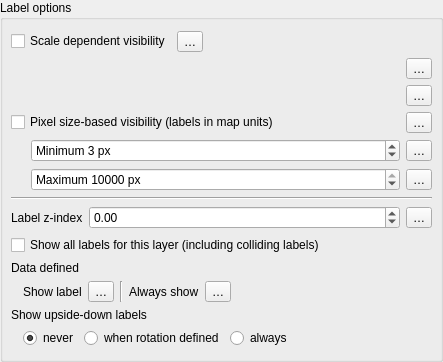
                       <widget class="QgsCollapsibleGroupBox" name="mRenderingLabelGrpBx">
                        <property name="title">
                         <string>Label options</string>
                        </property>
                        <property name="syncGroup" stdset="0">
                         <string notr="true">labelrenderinggroup</string>
                        </property>
                        <layout class="QVBoxLayout" name="verticalLayout_16">
                         <property name="leftMargin">
                          <number>8</number>
                         </property>
                         <property name="rightMargin">
                          <number>8</number>
                         </property>
                         <item>
                          <layout class="QGridLayout" name="gridLayout_9">
                           <property name="verticalSpacing">
                            <number>6</number>
                           </property>
                           <item row="0" column="0">
                            <widget class="QCheckBox" name="mScaleBasedVisibilityChkBx">
                             <property name="sizePolicy">
                              <sizepolicy hsizetype="Maximum" vsizetype="Fixed">
                               <horstretch>0</horstretch>
                               <verstretch>0</verstretch>
                              </sizepolicy>
                             </property>
                             <property name="text">
                              <string>Scale dependent visibility</string>
                             </property>
                            </widget>
                           </item>
                           <item row="0" column="1">
                            <widget class="QgsPropertyOverrideButton" name="mScaleBasedVisibilityDDBtn">
                             <property name="text">
                              <string>…</string>
                             </property>
                            </widget>
                           </item>
                           <item row="0" column="2">
                            <spacer name="horizontalSpacer_4">
                             <property name="orientation">
                              <enum>Qt::Horizontal</enum>
                             </property>
                             <property name="sizeHint" stdset="0">
                              <size>
                               <width>0</width>
                               <height>20</height>
                              </size>
                             </property>
                            </spacer>
                           </item>
                           <item row="1" column="0" colspan="3">
                            <widget class="QFrame" name="mScaleBasedVisibilityFrame">
                             <property name="frameShape">
                              <enum>QFrame::NoFrame</enum>
                             </property>
                             <layout class="QGridLayout" name="gridLayout_2" columnstretch="0,1,0">
                              <property name="leftMargin">
                               <number>20</number>
                              </property>
                              <property name="topMargin">
                               <number>0</number>
                              </property>
                              <property name="rightMargin">
                               <number>0</number>
                              </property>
                              <property name="bottomMargin">
                               <number>0</number>
                              </property>
                              <property name="verticalSpacing">
                               <number>6</number>
                              </property>
                              <item row="1" column="1">
                               <widget class="QgsScaleWidget" name="mMaxScaleWidget" native="true">
                                <property name="focusPolicy">
                                 <enum>Qt::StrongFocus</enum>
                                </property>
                                <property name="toolTip">
                                 <string>Maximum scale, i.e. most &quot;zoomed in&quot;.</string>
                                </property>
                               </widget>
                              </item>
                              <item row="1" column="2">
                               <widget class="QgsPropertyOverrideButton" name="mScaleBasedVisibilityMaxDDBtn">
                                <property name="text">
                                 <string>…</string>
                                </property>
                               </widget>
                              </item>
                              <item row="0" column="1">
                               <widget class="QgsScaleWidget" name="mMinScaleWidget" native="true">
                                <property name="focusPolicy">
                                 <enum>Qt::StrongFocus</enum>
                                </property>
                                <property name="toolTip">
                                 <string>Minimum scale, i.e. most &quot;zoomed out&quot;.</string>
                                </property>
                               </widget>
                              </item>
                              <item row="0" column="2">
                               <widget class="QgsPropertyOverrideButton" name="mScaleBasedVisibilityMinDDBtn">
                                <property name="text">
                                 <string>…</string>
                                </property>
                               </widget>
                              </item>
                              <item row="0" column="0">
                               <widget class="QLabel" name="mLabelMinScale">
                                <property name="toolTip">
                                 <string>Minimum scale, i.e. most &quot;zoomed out&quot;.</string>
                                </property>
                                <property name="text">
                                 <string/>
                                </property>
                                <property name="pixmap">
                                 <pixmap resource="../../images/images.qrc">:/images/themes/default/mActionZoomOut.svg</pixmap>
                                </property>
                               </widget>
                              </item>
                              <item row="1" column="0">
                               <widget class="QLabel" name="mLabelMaxScale">
                                <property name="toolTip">
                                 <string>Maximum scale, i.e. most &quot;zoomed in&quot;.</string>
                                </property>
                                <property name="text">
                                 <string/>
                                </property>
                                <property name="pixmap">
                                 <pixmap resource="../../images/images.qrc">:/images/themes/default/mActionZoomIn.svg</pixmap>
                                </property>
                               </widget>
                              </item>
                             </layout>
                            </widget>
                           </item>
                          </layout>
                         </item>
                         <item>
                          <layout class="QGridLayout" name="gridLayout_16">
                           <property name="verticalSpacing">
                            <number>6</number>
                           </property>
                           <item row="1" column="0" colspan="3">
                            <widget class="QFrame" name="mFontLimitPixelFrame">
                             <property name="frameShape">
                              <enum>QFrame::NoFrame</enum>
                             </property>
                             <layout class="QGridLayout" name="gridLayout_32">
                              <property name="leftMargin">
                               <number>20</number>
                              </property>
                              <property name="topMargin">
                               <number>0</number>
                              </property>
                              <property name="rightMargin">
                               <number>0</number>
                              </property>
                              <property name="bottomMargin">
                               <number>0</number>
                              </property>
                              <property name="verticalSpacing">
                               <number>6</number>
                              </property>
                              <item row="0" column="0">
                               <widget class="QgsSpinBox" name="mFontMinPixelSpinBox">
                                <property name="sizePolicy">
                                 <sizepolicy hsizetype="MinimumExpanding" vsizetype="Fixed">
                                  <horstretch>0</horstretch>
                                  <verstretch>0</verstretch>
                                 </sizepolicy>
                                </property>
                                <property name="toolTip">
                                 <string>Labels will not show if smaller than this on screen</string>
                                </property>
                                <property name="suffix">
                                 <string> px</string>
                                </property>
                                <property name="prefix">
                                 <string>Minimum </string>
                                </property>
                                <property name="minimum">
                                 <number>1</number>
                                </property>
                                <property name="maximum">
                                 <number>1000</number>
                                </property>
                                <property name="value">
                                 <number>3</number>
                                </property>
                                <property name="showClearButton" stdset="0">
                                 <bool>false</bool>
                                </property>
                               </widget>
                              </item>
                              <item row="0" column="1">
                               <widget class="QgsPropertyOverrideButton" name="mFontMinPixelDDBtn">
                                <property name="text">
                                 <string>…</string>
                                </property>
                               </widget>
                              </item>
                              <item row="1" column="0">
                               <widget class="QgsSpinBox" name="mFontMaxPixelSpinBox">
                                <property name="sizePolicy">
                                 <sizepolicy hsizetype="MinimumExpanding" vsizetype="Fixed">
                                  <horstretch>0</horstretch>
                                  <verstretch>0</verstretch>
                                 </sizepolicy>
                                </property>
                                <property name="toolTip">
                                 <string>Labels will not show if larger than this on screen</string>
                                </property>
                                <property name="suffix">
                                 <string> px</string>
                                </property>
                                <property name="prefix">
                                 <string>Maximum </string>
                                </property>
                                <property name="minimum">
                                 <number>1</number>
                                </property>
                                <property name="maximum">
                                 <number>10000</number>
                                </property>
                                <property name="value">
                                 <number>10000</number>
                                </property>
                                <property name="showClearButton" stdset="0">
                                 <bool>false</bool>
                                </property>
                               </widget>
                              </item>
                              <item row="1" column="1">
                               <widget class="QgsPropertyOverrideButton" name="mFontMaxPixelDDBtn">
                                <property name="text">
                                 <string>…</string>
                                </property>
                               </widget>
                              </item>
                             </layout>
                            </widget>
                           </item>
                           <item row="0" column="2">
                            <widget class="QgsPropertyOverrideButton" name="mFontLimitPixelDDBtn">
                             <property name="text">
                              <string>…</string>
                             </property>
                            </widget>
                           </item>
                           <item row="0" column="0" colspan="2">
                            <widget class="QCheckBox" name="mFontLimitPixelChkBox">
                             <property name="sizePolicy">
                              <sizepolicy hsizetype="Maximum" vsizetype="Fixed">
                               <horstretch>0</horstretch>
                               <verstretch>0</verstretch>
                              </sizepolicy>
                             </property>
                             <property name="text">
                              <string>Pixel size-based visibility (labels in map units)</string>
                             </property>
                            </widget>
                           </item>
                          </layout>
                         </item>
                         <item>
                          <widget class="Line" name="line_2">
                           <property name="orientation">
                            <enum>Qt::Horizontal</enum>
                           </property>
                          </widget>
                         </item>
                         <item>
                          <layout class="QHBoxLayout" name="horizontalLayout_8">
                           <item>
                            <widget class="QLabel" name="label_16">
                             <property name="text">
                              <string>Label z-index</string>
                             </property>
                            </widget>
                           </item>
                           <item>
                            <widget class="QgsDoubleSpinBox" name="mZIndexSpinBox">
                             <property name="sizePolicy">
                              <sizepolicy hsizetype="Expanding" vsizetype="Fixed">
                               <horstretch>0</horstretch>
                               <verstretch>0</verstretch>
                              </sizepolicy>
                             </property>
                             <property name="toolTip">
                              <string>Controls how labels are drawn on top of each other. Labels with a higher z-index are drawn above labels and diagrams with a lower z-index.</string>
                             </property>
                             <property name="minimum">
                              <double>-9999999.000000000000000</double>
                             </property>
                             <property name="maximum">
                              <double>9999999.000000000000000</double>
                             </property>
                            </widget>
                           </item>
                           <item>
                            <widget class="QgsPropertyOverrideButton" name="mZIndexDDBtn">
                             <property name="text">
                              <string>…</string>
                             </property>
                            </widget>
                           </item>
                          </layout>
                         </item>
                         <item>
                          <widget class="QCheckBox" name="mPalShowAllLabelsForLayerChkBx">
                           <property name="text">
                            <string>Show all labels for this layer (including colliding labels)</string>
                           </property>
                          </widget>
                         </item>
                         <item>
                          <widget class="QFrame" name="mLabelRenderingDDFrame">
                           <property name="frameShape">
                            <enum>QFrame::NoFrame</enum>
                           </property>
                           <property name="frameShadow">
                            <enum>QFrame::Raised</enum>
                           </property>
                           <layout class="QGridLayout" name="gridLayout_5">
                            <property name="leftMargin">
                             <number>0</number>
                            </property>
                            <property name="topMargin">
                             <number>0</number>
                            </property>
                            <property name="rightMargin">
                             <number>0</number>
                            </property>
                            <property name="bottomMargin">
                             <number>0</number>
                            </property>
                            <property name="verticalSpacing">
                             <number>6</number>
                            </property>
                            <item row="1" column="6">
                             <spacer name="horizontalSpacer_23">
                              <property name="orientation">
                               <enum>Qt::Horizontal</enum>
                              </property>
                              <property name="sizeHint" stdset="0">
                               <size>
                                <width>195</width>
                                <height>20</height>
                               </size>
                              </property>
                             </spacer>
                            </item>
                            <item row="1" column="2">
                             <widget class="QgsPropertyOverrideButton" name="mShowLabelDDBtn">
                              <property name="text">
                               <string>…</string>
                              </property>
                             </widget>
                            </item>
                            <item row="1" column="5">
                             <widget class="QgsPropertyOverrideButton" name="mAlwaysShowDDBtn">
                              <property name="text">
                               <string>…</string>
                              </property>
                             </widget>
                            </item>
                            <item row="1" column="4">
                             <widget class="QLabel" name="mAlwaysShowLabel">
                              <property name="sizePolicy">
                               <sizepolicy hsizetype="Maximum" vsizetype="Preferred">
                                <horstretch>0</horstretch>
                                <verstretch>0</verstretch>
                               </sizepolicy>
                              </property>
                              <property name="text">
                               <string>Always show</string>
                              </property>
                             </widget>
                            </item>
                            <item row="1" column="1">
                             <widget class="QLabel" name="mShowLabelLabel">
                              <property name="enabled">
                               <bool>true</bool>
                              </property>
                              <property name="sizePolicy">
                               <sizepolicy hsizetype="Maximum" vsizetype="Preferred">
                                <horstretch>0</horstretch>
                                <verstretch>0</verstretch>
                               </sizepolicy>
                              </property>
                              <property name="text">
                               <string>Show label</string>
                              </property>
                             </widget>
                            </item>
                            <item row="1" column="0">
                             <spacer name="horizontalSpacer_10">
                              <property name="orientation">
                               <enum>Qt::Horizontal</enum>
                              </property>
                              <property name="sizeType">
                               <enum>QSizePolicy::Fixed</enum>
                              </property>
                              <property name="sizeHint" stdset="0">
                               <size>
                                <width>6</width>
                                <height>20</height>
                               </size>
                              </property>
                             </spacer>
                            </item>
                            <item row="1" column="3">
                             <widget class="Line" name="line_4">
                              <property name="orientation">
                               <enum>Qt::Vertical</enum>
                              </property>
                             </widget>
                            </item>
                            <item row="0" column="0" colspan="7">
                             <widget class="QLabel" name="label_3">
                              <property name="text">
                               <string>Data defined</string>
                              </property>
                             </widget>
                            </item>
                           </layout>
                          </widget>
                         </item>
                         <item>
                          <widget class="QFrame" name="mUpsidedownFrame">
                           <layout class="QGridLayout" name="gridLayout">
                            <property name="leftMargin">
                             <number>0</number>
                            </property>
                            <property name="topMargin">
                             <number>0</number>
                            </property>
                            <property name="rightMargin">
                             <number>0</number>
                            </property>
                            <property name="bottomMargin">
                             <number>0</number>
                            </property>
                            <property name="verticalSpacing">
                             <number>6</number>
                            </property>
                            <item row="1" column="3">
                             <widget class="QRadioButton" name="mUpsidedownRadioAll">
                              <property name="text">
                               <string>always</string>
                              </property>
                             </widget>
                            </item>
                            <item row="1" column="1">
                             <widget class="QRadioButton" name="mUpsidedownRadioOff">
                              <property name="sizePolicy">
                               <sizepolicy hsizetype="Maximum" vsizetype="Fixed">
                                <horstretch>0</horstretch>
                                <verstretch>0</verstretch>
                               </sizepolicy>
                              </property>
                              <property name="text">
                               <string>never</string>
                              </property>
                              <property name="checked">
                               <bool>true</bool>
                              </property>
                             </widget>
                            </item>
                            <item row="1" column="2">
                             <widget class="QRadioButton" name="mUpsidedownRadioDefined">
                              <property name="sizePolicy">
                               <sizepolicy hsizetype="Maximum" vsizetype="Fixed">
                                <horstretch>0</horstretch>
                                <verstretch>0</verstretch>
                               </sizepolicy>
                              </property>
                              <property name="text">
                               <string>when rotation defined</string>
                              </property>
                             </widget>
                            </item>
                            <item row="1" column="0">
                             <spacer name="horizontalSpacer_3">
                              <property name="orientation">
                               <enum>Qt::Horizontal</enum>
                              </property>
                              <property name="sizeType">
                               <enum>QSizePolicy::Fixed</enum>
                              </property>
                              <property name="sizeHint" stdset="0">
                               <size>
                                <width>6</width>
                                <height>20</height>
                               </size>
                              </property>
                             </spacer>
                            </item>
                            <item row="0" column="0" colspan="4">
                             <widget class="QLabel" name="mUpsidedownLabel">
                              <property name="text">
                               <string>Show upside-down labels</string>
                              </property>
                             </widget>
                            </item>
                           </layout>
                          </widget>
                         </item>
                        </layout>
                       </widget>
